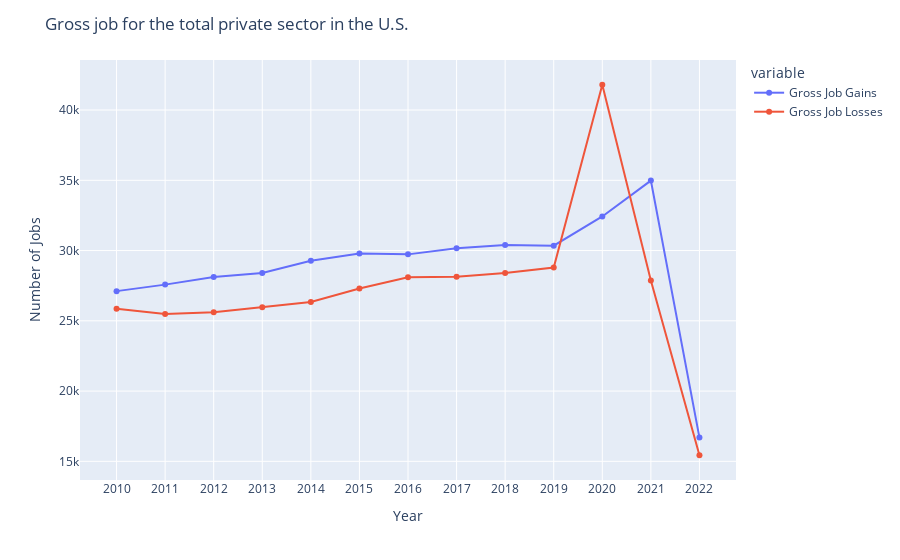

Notebook cell for this chart:
### Code cell
# https://data.bls.gov/timeseries/BDS0000000000000000110001LQ5
#file:///C:/Users/aumek/OneDrive/Desktop/Group%20Project%201/Project1_AU/fig_bed_plot.html
new_bed_df_pivot = new_bed_df.pivot_table(index=['year'], columns='measure_data_type', values='value', aggfunc='sum').reset_index()
fig_bed = px.line(new_bed_df_pivot, x='year', y=['Gross Job Gains', 'Gross Job Losses'])
fig_bed.update_traces(mode='lines+markers', hovertemplate='Year=%{x}<br>Value=%{y:.0f}<extra></extra>')
fig_bed.update_layout(title='Gross job for the total private sector in the U.S.',
                  xaxis_title='Year', yaxis_title='Number of Jobs', hovermode='x')
pio.write_html(fig_bed, file='fig_bed_plot.html', auto_open=True)
fig_bed.show()

### Figure 1 — Plotly figure (JSON) as saved in the notebook; plotly's stock layout.template omitted (floating-point values rounded to 4 significant figures)
{"data": [{"hovertemplate": "Year=%{x}<br>Value=%{y:.0f}<extra></extra>", "legendgroup": "Gross Job Gains", "line": {"color": "#636efa", "dash": "solid"}, "marker": {"symbol": "circle"}, "mode": "lines+markers", "name": "Gross Job Gains", "orientation": "v", "showlegend": true, "type": "scatter", "x": ["2010", "2011", "2012", "2013", "2014", "2015", "2016", "2017", "2018", "2019", "2020", "2021", "2022"], "xaxis": "x", "y": [27113, 27576, 28122, 28406, 29271, 29787, 29729, 30166, 30394, 30346, 32425, 34980, 16691], "yaxis": "y"}, {"hovertemplate": "Year=%{x}<br>Value=%{y:.0f}<extra></extra>", "legendgroup": "Gross Job Losses", "line": {"color": "#EF553B", "dash": "solid"}, "marker": {"symbol": "circle"}, "mode": "lines+markers", "name": "Gross Job Losses", "orientation": "v", "showlegend": true, "type": "scatter", "x": ["2010", "2011", "2012", "2013", "2014", "2015", "2016", "2017", "2018", "2019", "2020", "2021", "2022"], "xaxis": "x", "y": [25859, 25484, 25611, 25967, 26342, 27303, 28106, 28145, 28402, 28788, 41800, 27868, 15433], "yaxis": "y"}], "layout": {"hovermode": "x", "legend": {"title": {"text": "variable"}, "tracegroupgap": 0}, "margin": {"t": 60}, "title": {"text": "Gross job for the total private sector in the U.S."}, "xaxis": {"anchor": "y", "domain": [0, 1], "title": {"text": "Year"}}, "yaxis": {"anchor": "x", "domain": [0, 1], "title": {"text": "Number of Jobs"}}}}
